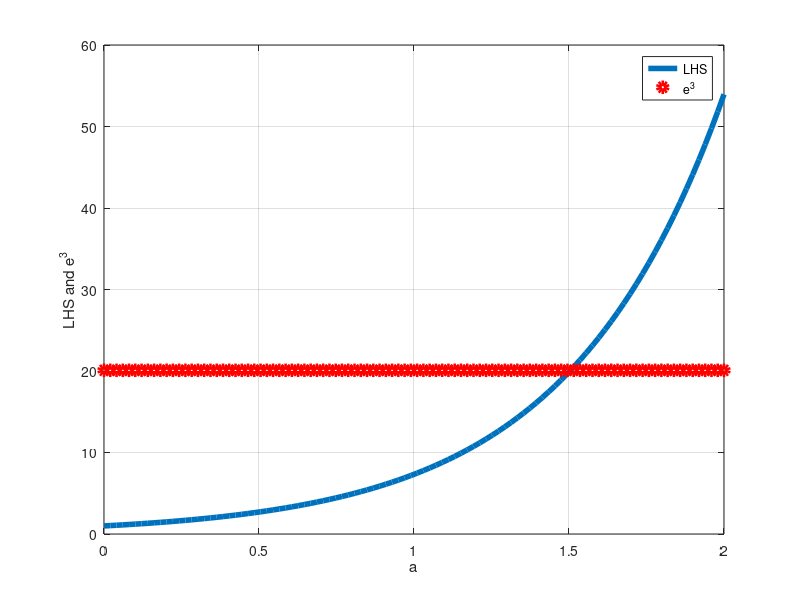

Here is the MATLAB script that generated this plot:
clear;
close;
clc;

x = 1e3;
a=linspace(0,2,100);
y=(1.+(a./(x))-(4./(x.^2))).^(2.*x);
plot(a,y,'LineWidth',4);
z = e^3*ones(1,100);
hold;
plot(a,z,'ro','LineWidth',4);
xlabel('a')
ylabel('LHS and e^3')
legend('LHS','e^3',"location","northeast")
grid
print -deps -color ee16b1004.eps 
